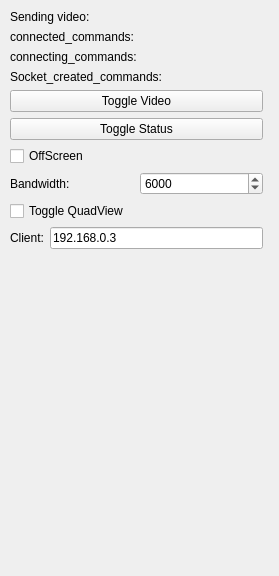
<?xml version="1.0" encoding="UTF-8"?>
<ui version="4.0">
 <class>OpenIGTLSenderWidget</class>
 <widget class="QWidget" name="OpenIGTLSenderWidget">
  <property name="geometry">
   <rect>
    <x>0</x>
    <y>0</y>
    <width>279</width>
    <height>576</height>
   </rect>
  </property>
  <property name="windowTitle">
   <string>Form</string>
  </property>
  <widget class="QWidget" name="layoutWidget">
   <property name="geometry">
    <rect>
     <x>10</x>
     <y>10</y>
     <width>253</width>
     <height>431</height>
    </rect>
   </property>
   <layout class="QGridLayout" name="gridLayout">
    <item row="7" column="0">
     <layout class="QHBoxLayout" name="horizontalLayout">
      <item>
       <widget class="QLabel" name="label">
        <property name="text">
         <string>Bandwidth: </string>
        </property>
       </widget>
      </item>
      <item>
       <widget class="QSpinBox" name="BandwidthSpinBox">
        <property name="minimum">
         <number>100</number>
        </property>
        <property name="maximum">
         <number>999999999</number>
        </property>
        <property name="singleStep">
         <number>1000</number>
        </property>
        <property name="value">
         <number>6000</number>
        </property>
       </widget>
      </item>
     </layout>
    </item>
    <item row="5" column="0">
     <widget class="QPushButton" name="toggleStatus">
      <property name="text">
       <string>Toggle Status</string>
      </property>
     </widget>
    </item>
    <item row="17" column="0">
     <layout class="QHBoxLayout" name="horizontalLayout_4">
      <item>
       <widget class="QLabel" name="label_2">
        <property name="text">
         <string>Client:</string>
        </property>
       </widget>
      </item>
      <item>
       <widget class="QLineEdit" name="clientAddress">
        <property name="text">
         <string>192.168.0.3</string>
        </property>
       </widget>
      </item>
     </layout>
    </item>
    <item row="13" column="0">
     <widget class="QCheckBox" name="quadView">
      <property name="text">
       <string>Toggle QuadView</string>
      </property>
     </widget>
    </item>
    <item row="2" column="0">
     <widget class="QLabel" name="connecting_commands">
      <property name="text">
       <string>connecting_commands:</string>
      </property>
     </widget>
    </item>
    <item row="4" column="0">
     <widget class="QPushButton" name="toggleVideo">
      <property name="text">
       <string>Toggle Video</string>
      </property>
     </widget>
    </item>
    <item row="6" column="0">
     <widget class="QCheckBox" name="offScreen">
      <property name="enabled">
       <bool>true</bool>
      </property>
      <property name="text">
       <string>OffScreen</string>
      </property>
      <property name="checked">
       <bool>false</bool>
      </property>
     </widget>
    </item>
    <item row="3" column="0">
     <widget class="QLabel" name="socket_created_commands">
      <property name="text">
       <string>Socket_created_commands:</string>
      </property>
     </widget>
    </item>
    <item row="0" column="0">
     <widget class="QLabel" name="sending_video">
      <property name="text">
       <string>Sending video:</string>
      </property>
     </widget>
    </item>
    <item row="1" column="0">
     <widget class="QLabel" name="connected_commands">
      <property name="text">
       <string>connected_commands:</string>
      </property>
     </widget>
    </item>
    <item row="22" column="0">
     <spacer name="verticalSpacer">
      <property name="orientation">
       <enum>Qt::Vertical</enum>
      </property>
      <property name="sizeHint" stdset="0">
       <size>
        <width>20</width>
        <height>40</height>
       </size>
      </property>
     </spacer>
    </item>
   </layout>
  </widget>
 </widget>
 <resources/>
 <connections/>
</ui>
